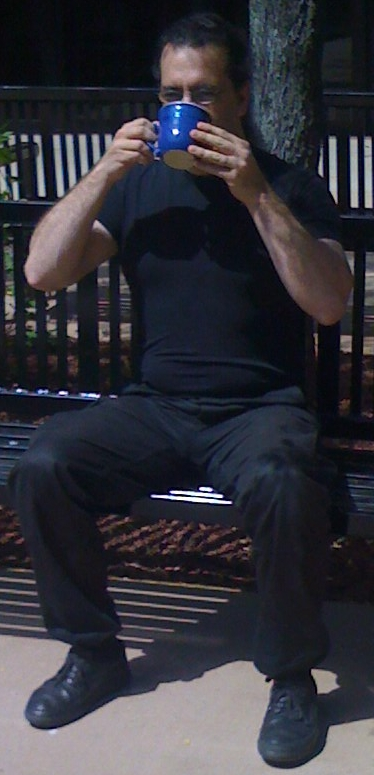
#> input picture image/adrian.jpg, 374 x 775 px
$ python sample2-6.py
#> lines starting #> are read from the running program, lines starting #| are printed output that depends on the picture; after the words box and inside, x2 and y2 are one past the last pixel; in counts of white or black regions, pixels touching at a corner belong together
import cv2
import sys
import numpy as np


windowname_in = "Example-in"
windowname_out = "Example-out"

ll = './image/adrian.jpg'
img = cv2.imread(ll)
#> img is the input picture: shape (775, 374, 3); mean B, G, R 58.5, 51, 51.2

def doCanny(img,lowThresh,highThresh,aperture):
#> called with lowThresh = 0, highThresh = 500, aperture = 3
	width,height,channel = img.shape
#> width = 775; height = 374; channel = 3

	size = width,height,1
#> size = (775, 374, 1)
	out = np.zeros(size,dtype=np.uint8)
	out = cv2.Canny(img,lowThresh,highThresh,aperture)
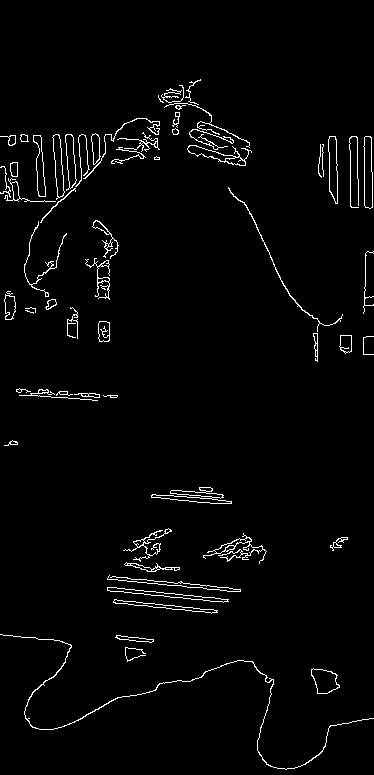
#> out: shape (775, 374); 2.5% white in thin lines or dots, all inside (x1, y1, x2, y2) = (0, 79, 374, 770)
	return out

out = doCanny(img,0,500,3)
cv2.imshow(windowname_in,img)
cv2.imshow(windowname_out,out)

cv2.waitKey(0)
#> (the run stopped early here; a loop or call above may not have finished)

$ run again, with image/BlueCup.jpg copied over image/adrian.jpg
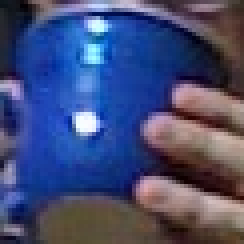
#> input picture image/BlueCup.jpg, 61 x 61 px (shown 4 times larger)
#> img is the input picture: shape (61, 61, 3); mean B, G, R 117.6, 76.4, 68
#> in doCanny, `out = cv2.Canny(img,lowThresh,highThresh,aperture)`:
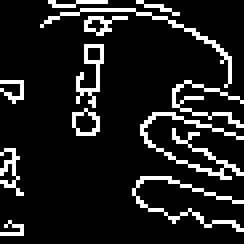
#> out: shape (61, 61) (shown 4 times larger); 11.9% white in thin lines or dots

$ run again, with image/HandOutdoorColor.jpg copied over image/adrian.jpg
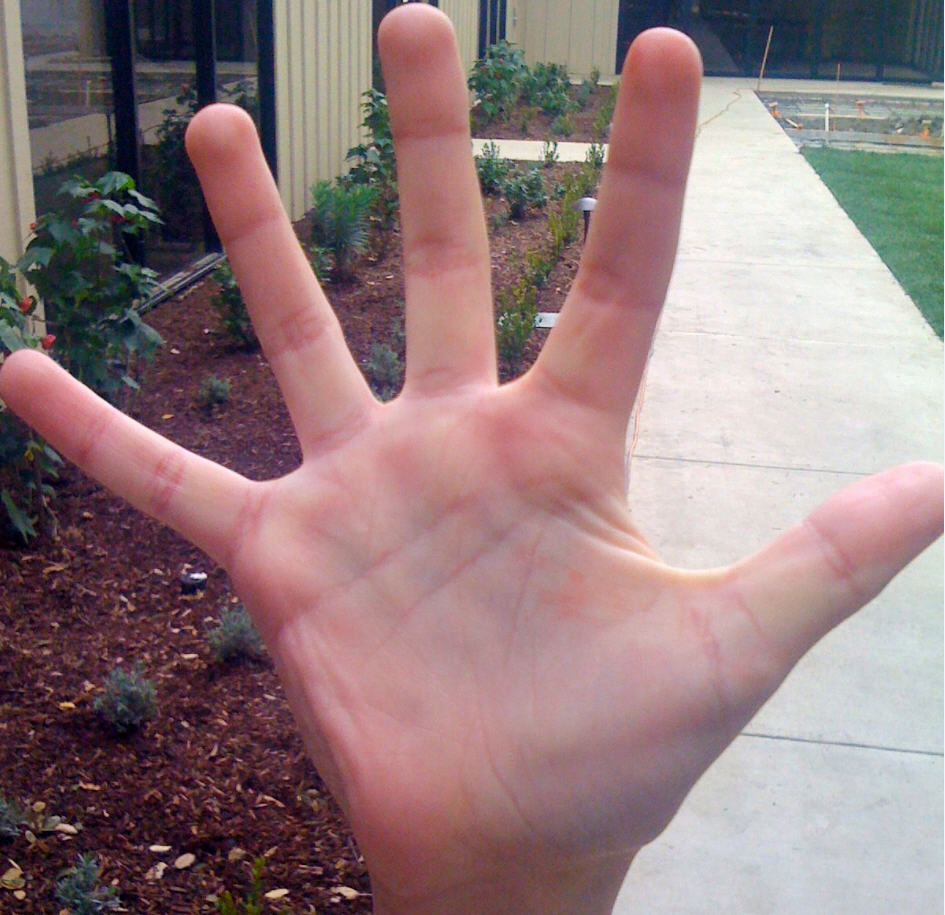
#> input picture image/HandOutdoorColor.jpg, 945 x 915 px
#> img is the input picture: shape (915, 945, 3); mean B, G, R 125.6, 123.8, 146.8
#> in doCanny, `out = cv2.Canny(img,lowThresh,highThresh,aperture)`:
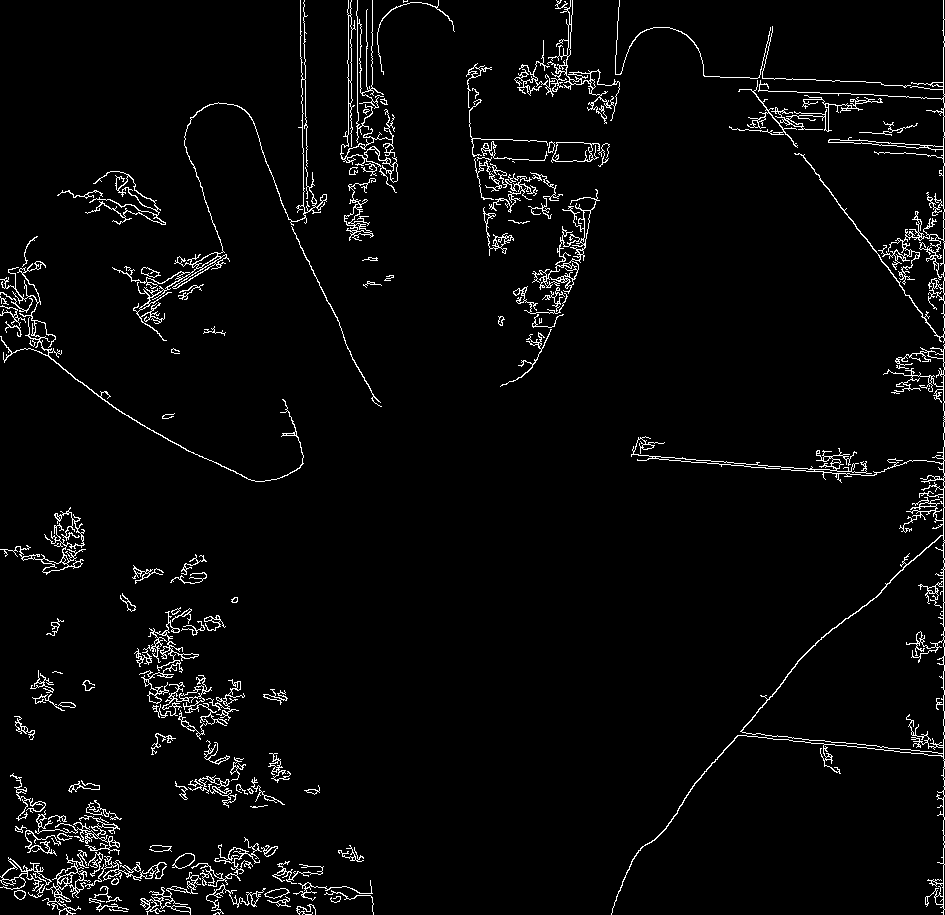
#> out: shape (915, 945); 3.5% white in thin lines or dots
